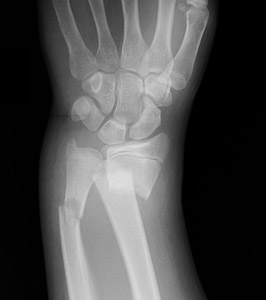
%> input picture Lab5 Image processing/fracture.jpg, 266 x 300 px
$ octave histogram.m   (GNU Octave 9; MATLAB toolbox functions it lacks are replaced by stand-ins)
%> lines starting %> are read from the running program, lines starting %| are printed output that depends on the picture
%Histogram:

 w=imread('fracture.jpg');
%> w is the input picture: size 300x266x3 uint8; min 0, max 223, mean 74.4

subplot(221),imshow(w),title('original image'),
subplot(222),imhist(w),title('histogram'),axis tight

p=imread('fracture.jpg');
 ph=histeq(p);
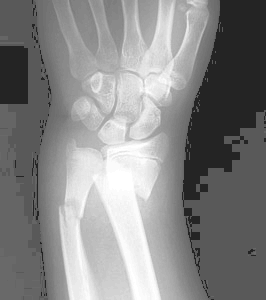
%> ph: size 300x266x3 uint8; min 36, max 255, mean 134.6
subplot(223), imshow(ph),title('histogram equalized image'),
subplot(224),imhist(ph),title('histogram equalization'),axis tight
%> after `axis tight`:
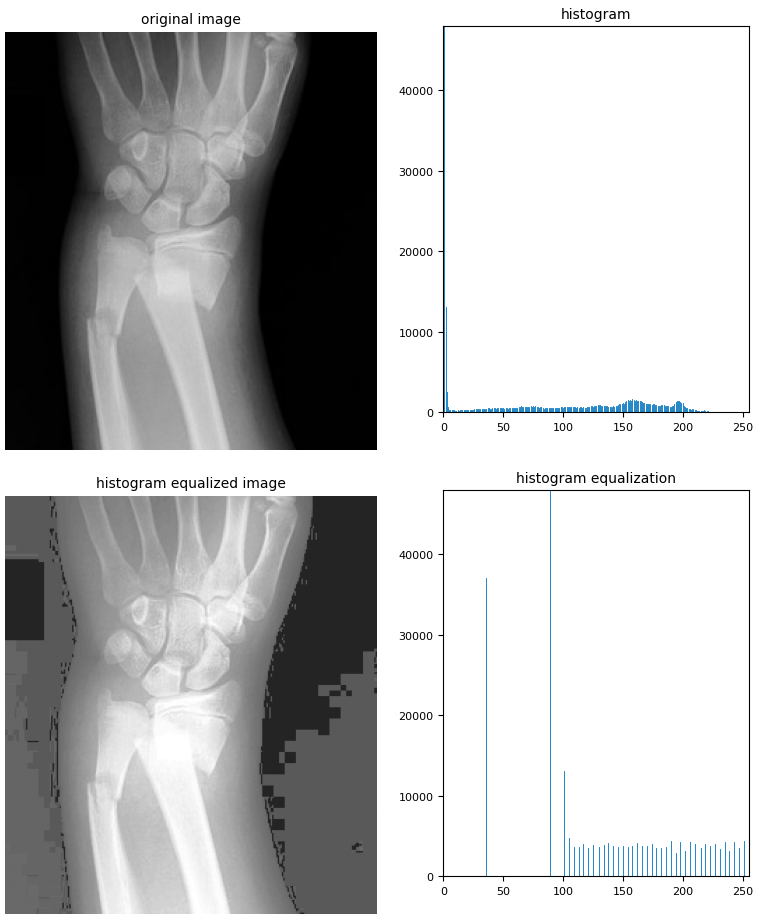
%> figure redrawn from the program's plot data, 4 panels

$ run again, with Lab5 Image processing/Brain.jpg copied over Lab5 Image processing/fracture.jpg
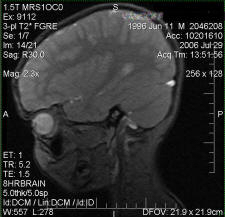
%> input picture Lab5 Image processing/Brain.jpg, 225 x 217 px
%> w is the input picture: size 217x225x3 uint8; mean R, G, B 48, 48.5, 48
%> `ph=histeq(p);`:
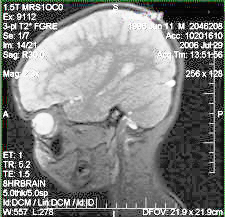
%> ph: size 217x225x3 uint8; mean R, G, B 126.8, 127.9, 126.7
%> `axis tight`:
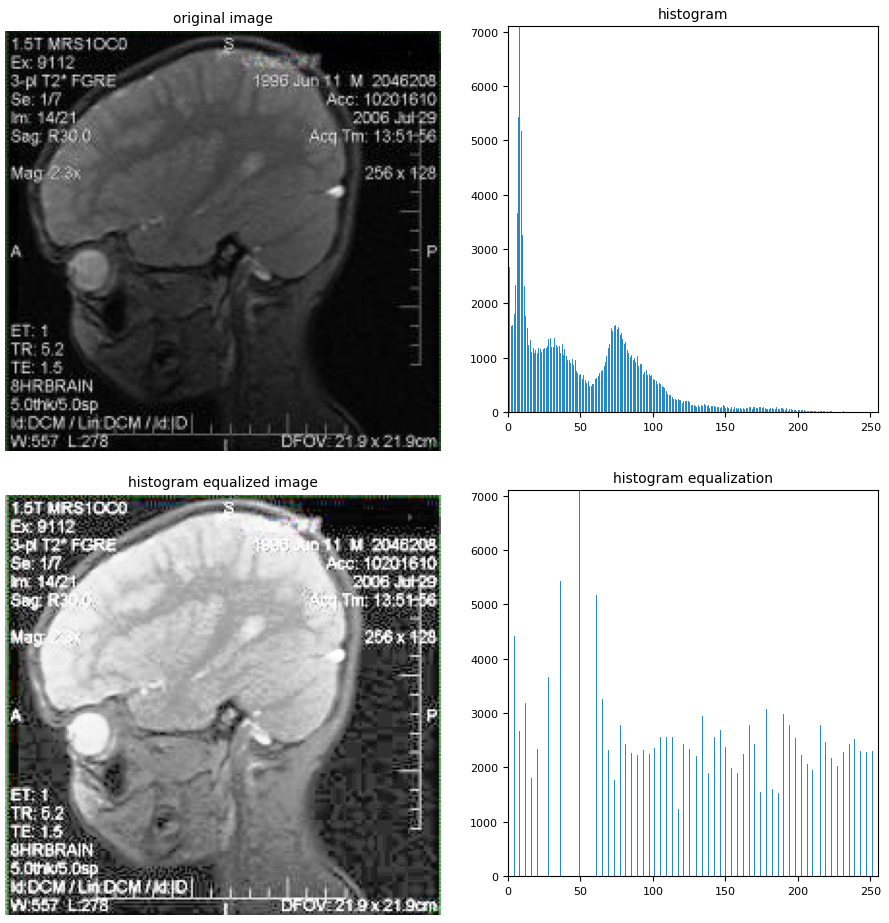
%> figure redrawn from the program's plot data, 4 panels

$ run again, with Lab5 Image processing/CT-head.jpg copied over Lab5 Image processing/fracture.jpg
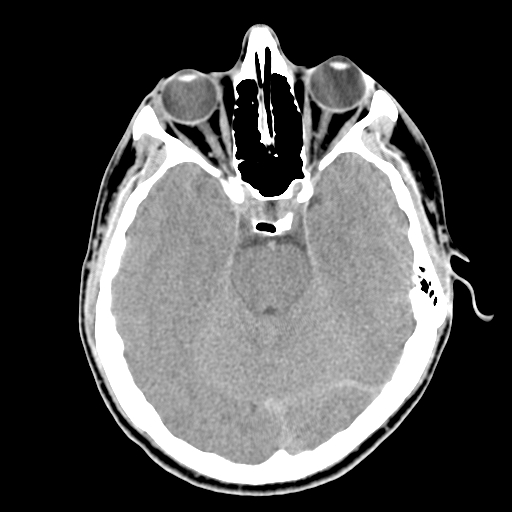
%> input picture Lab5 Image processing/CT-head.jpg, 512 x 512 px
%> w is the input picture: size 512x512 uint8; min 0, max 255, mean 80.4
%> `ph=histeq(p);`:
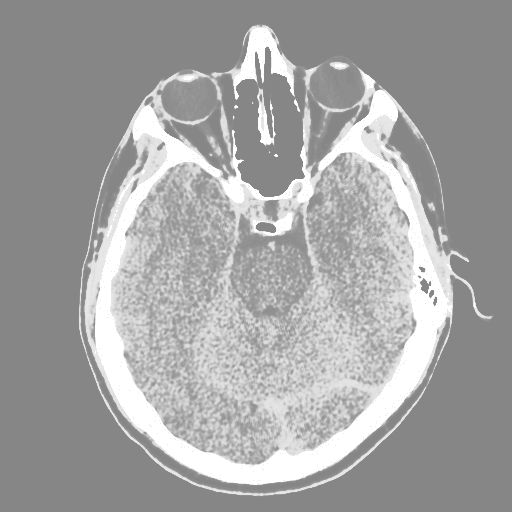
%> ph: size 512x512 uint8; min 134, max 255, mean 163.6
%> `axis tight`:
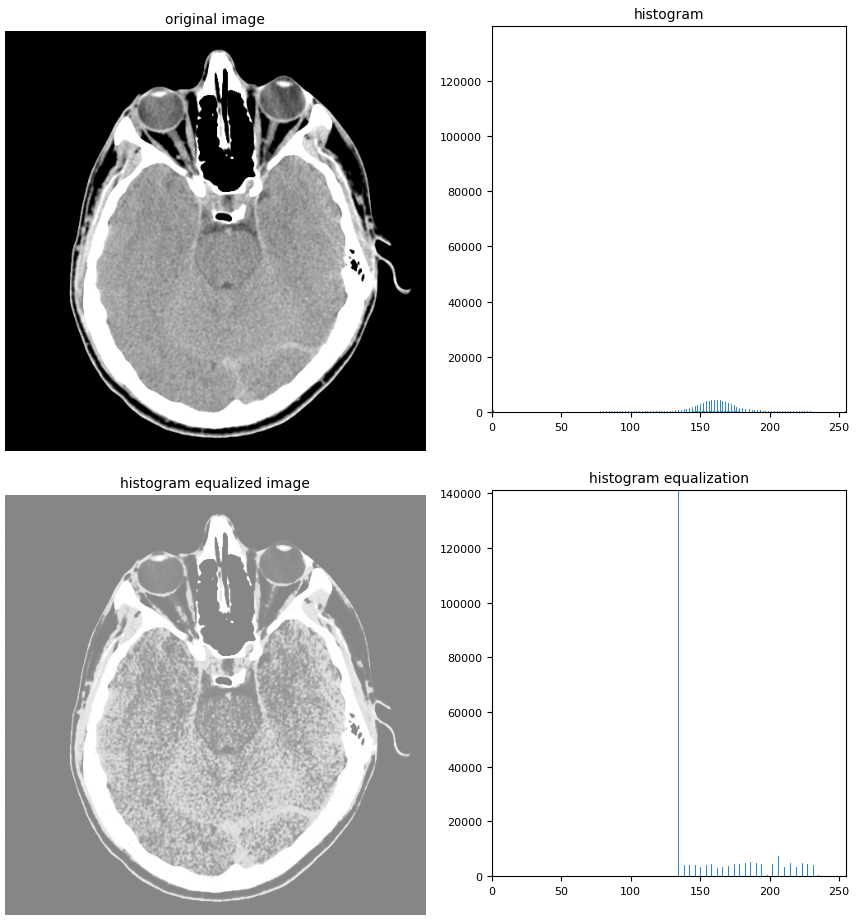
%> figure redrawn from the program's plot data, 4 panels

$ run again, with Lab5 Image processing/CT_today_image.jpg copied over Lab5 Image processing/fracture.jpg
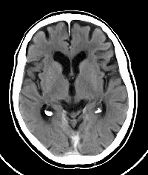
%> input picture Lab5 Image processing/CT_today_image.jpg, 148 x 175 px
%> w is the input picture: size 175x148x3 uint8; min 0, max 255, mean 80.2
%> `ph=histeq(p);`:
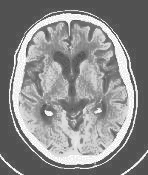
%> ph: size 175x148x3 uint8; min 81, max 255, mean 140.1
%> `axis tight`:
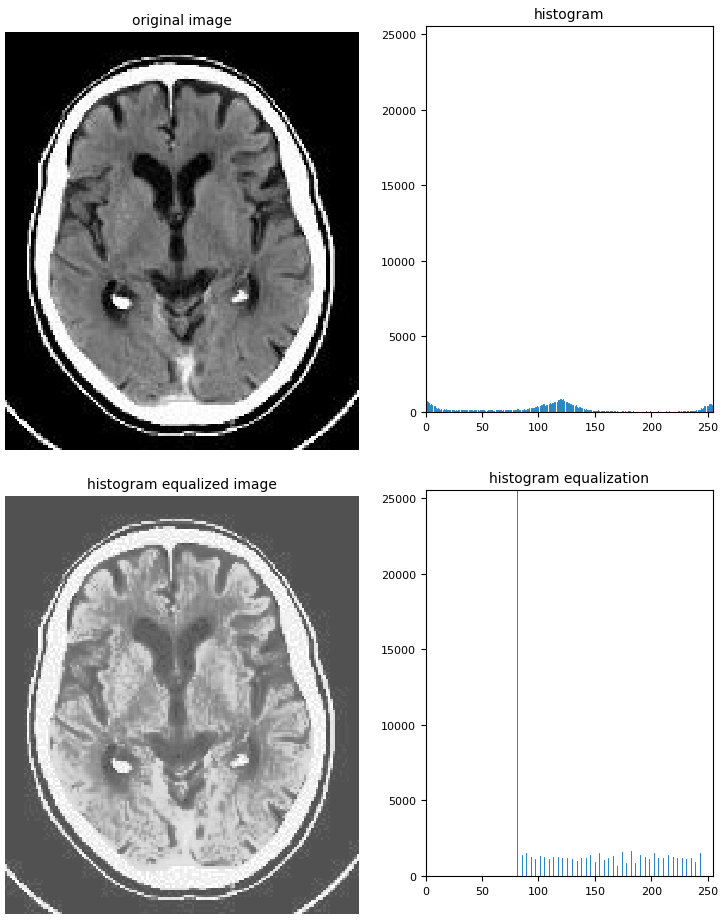
%> figure redrawn from the program's plot data, 4 panels
